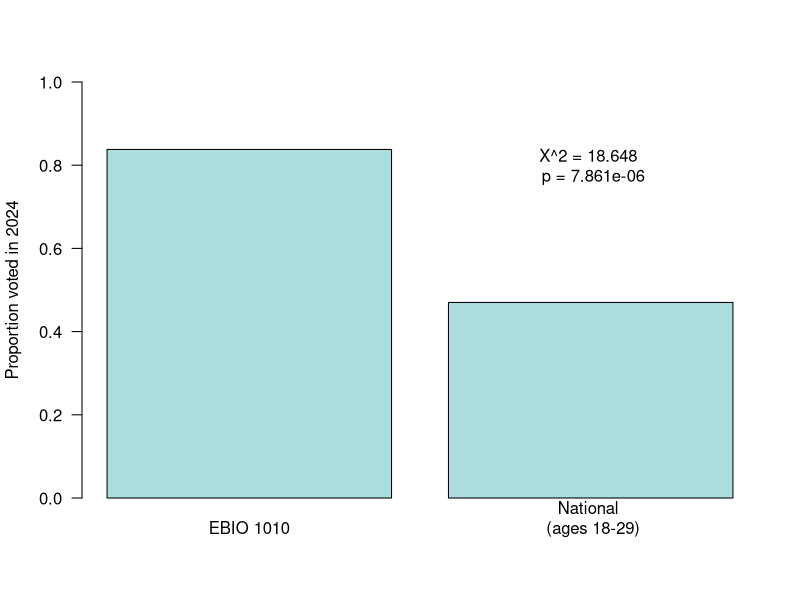

This figure's R source:
# To learn how to use the test, we will be comparing the proportion of students in the class who voted in this year's election to the 
# national estimate of eligible voters aged 18-29 who voted.

# According to TuftsNow, "almost 50 million young people, defined here as ages 18 to 29, were eligible to vote in the 2024 election; 
# according to the exit poll data, about 42% of them did" 
# (https://now.tufts.edu/2024/11/12/young-voters-shifted-toward-trump-still-favored-harris-overall).

# The syntax of the prop.test() is as follows: prop.test(successes, n, prop, "greater"). "successes" is the count of successes (in this case, the number of EBIO 1010 students who DID vote this year... success!), n is the total number of individuals (in this case, the number of students who voted + those who did not), prop is the proportion we are testing against (in this case, the national estimate = 0.42), and the "greater" is specifying that we are asking whether the class proportion is statistically greater than the national proportion (if successes/n is less than prop, we would use "less" as the final argument). See below for an example:
# proptest_results <- prop.test(successes, n, prop, "greater")

# Your job is to import the class data, generate the objects needed to run the prop.test(), make a graph that shows the parameter of interest, then make a claim. In your claim, state what the null hypothesis is and whether we can reject it, citing specific evidence from your analysis.

# the data
clasdat <- read.csv("data/1010_SP25_survey.csv")
str(clasdat)

# store n
n <- length(clasdat$vote2024)

# store national estimate
natprop <- 0.47

# store voters
yesVoted <- sum(clasdat$vote2024=="Yes")

# prop.test
proptestresults <- prop.test(yesVoted, n, natprop, "greater")
print(proptestresults)
summary(proptestresults)

############## visualize with a ba rplot ###################

# store the proportion of yes voters
clasprop <- proptestresults$estimate

# barplot it  
barx <- barplot(c(clasprop, natprop), col = "#ABDDDE", ylab = "Proportion voted in 2024", names = c("EBIO 1010", "National \n (ages 18-29)"), ylim = c(0,1), las = 1)

text(1.9, .8, "X^2 = 18.648 \n p = 7.861e-06")
# add text to the plot at coordinates 1.9 and .8 that says the X2 value from the summary then (on a new line) the p-value

################ a claim ############
# There is a miniscule probability of the EBIO 1010 voter proportion being greater than the national proportion due to sampling error 
# (chance); we can reject the null hypothesis of no difference between the two proportions.
